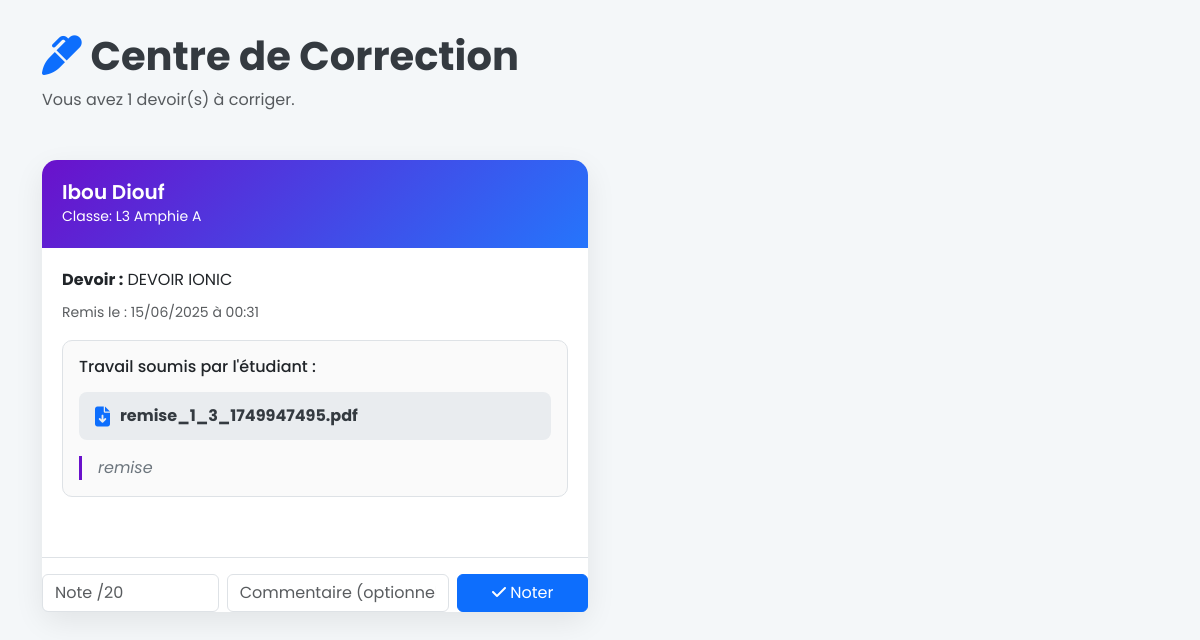
The page /enseignant/devoirs/remises.php (signed in) on the database its author committed.
### tables this page shows
CREATE TABLE IF NOT EXISTS `remises_devoirs` (
  `id` int NOT NULL AUTO_INCREMENT,
  `devoir_id` int NOT NULL,
  `etudiant_id` int NOT NULL,
  `date_remise` datetime DEFAULT CURRENT_TIMESTAMP,
  `fichier_remis_path` varchar(255) DEFAULT NULL,
  `reponse_texte` text,
  `note` decimal(4,2) DEFAULT NULL,
  `commentaire_enseignant` text,
  PRIMARY KEY (`id`),
  UNIQUE KEY `devoir_id` (`devoir_id`,`etudiant_id`),
  KEY `etudiant_id` (`etudiant_id`)
);

CREATE TABLE IF NOT EXISTS `utilisateurs` (
  `id` int NOT NULL AUTO_INCREMENT,
  `nom` varchar(50) NOT NULL,
  `prenom` varchar(50) DEFAULT NULL,
  `email` varchar(100) NOT NULL,
  `password` varchar(255) NOT NULL,
  `role` enum('admin','enseignant','etudiant') NOT NULL,
  `telephone` varchar(20) DEFAULT NULL,
  `adresse` text,
  `sexe` enum('M','F') DEFAULT NULL,
  `date_naissance` date DEFAULT NULL,
  `photo_profil` varchar(255) DEFAULT NULL,
  `specialite` varchar(100) DEFAULT NULL,
  `grade` varchar(50) DEFAULT NULL,
  `contrat` enum('titulaire','contractuel','vacataire') DEFAULT NULL,
  `groupe_sanguin` varchar(3) DEFAULT NULL,
  `statut` tinyint(1) DEFAULT '1',
  `created_at` datetime DEFAULT CURRENT_TIMESTAMP,
  `updated_at` datetime DEFAULT NULL ON UPDATE CURRENT_TIMESTAMP,
  PRIMARY KEY (`id`),
  UNIQUE KEY `email` (`email`)
);

CREATE TABLE IF NOT EXISTS `classes` (
  `id` int NOT NULL AUTO_INCREMENT,
  `nom` varchar(50) DEFAULT NULL,
  `niveau` varchar(50) DEFAULT NULL,
  `cycle_id` int DEFAULT NULL,
  `annee_id` int DEFAULT NULL,
  `responsable_id` int DEFAULT NULL,
  `capacite_max` int DEFAULT '30',
  PRIMARY KEY (`id`),
  KEY `cycle_id` (`cycle_id`),
  KEY `annee_id` (`annee_id`),
  KEY `responsable_id` (`responsable_id`)
);

CREATE TABLE IF NOT EXISTS `devoirs` (
  `id` int NOT NULL AUTO_INCREMENT,
  `titre` varchar(255) DEFAULT NULL,
  `matiere_id` int DEFAULT NULL,
  `classe_id` int DEFAULT NULL,
  `enseignant_id` int DEFAULT NULL,
  `fichier_path` varchar(255) DEFAULT NULL,
  `type` enum('ecrit','oral','projet') DEFAULT 'ecrit',
  `date_limite` datetime DEFAULT NULL,
  `annee_id` int DEFAULT NULL,
  `rendu` tinyint(1) DEFAULT '0',
  PRIMARY KEY (`id`),
  KEY `matiere_id` (`matiere_id`),
  KEY `classe_id` (`classe_id`),
  KEY `enseignant_id` (`enseignant_id`),
  KEY `annee_id` (`annee_id`)
);

### enseignant/devoirs/remises.php (the view, shortened to what this page needs)
<?php
require_once '../../config/db.php';
$enseignant_id = $_SESSION['user_id'];
try {
    $stmt = $pdo->prepare("
        SELECT
            r.id AS remise_id, r.date_remise, r.fichier_remis_path, r.reponse_texte,
            d.titre AS devoir_titre,
            u.nom AS etudiant_nom, u.prenom AS etudiant_prenom,
            c.nom AS classe_nom, c.niveau AS classe_niveau
        FROM remises_devoirs r
        JOIN devoirs d ON r.devoir_id = d.id
        JOIN utilisateurs u ON r.etudiant_id = u.id
        JOIN classes c ON d.classe_id = c.id
        WHERE d.enseignant_id = :enseignant_id AND r.note IS NULL
        ORDER BY r.date_remise ASC
    ");
    $stmt->execute([':enseignant_id' => $enseignant_id]);
    $remises_a_corriger = $stmt->fetchAll(PDO::FETCH_ASSOC);
} catch (PDOException $e) {
    die("Erreur de base de données : " . $e->getMessage());
}
?>
<!DOCTYPE html>
<html lang="fr">
<head>
    <link href="https://cdn.jsdelivr.net/npm/bootstrap@5.3.3/dist/css/bootstrap.min.css" rel="stylesheet">
    <link rel="stylesheet" href="https://cdnjs.cloudflare.com/ajax/libs/font-awesome/6.5.2/css/all.min.css">
</head>
<body>
    <main class="container">
        <header class="main-header">
            <h1><i class="fas fa-marker text-primary"></i> Centre de Correction</h1>
            <p class="text-muted">Vous avez <?= count($remises_a_corriger) ?> devoir(s) à corriger.</p>
        </header>
        <?php if (empty($remises_a_corriger)): ?>
            <div class="empty-state">
                <div class="icon"><i class="fas fa-check-double"></i></div>
                <h3 class="fw-bold">Félicitations !</h3>
                <p class="text-muted">Vous êtes à jour. Il n'y a aucune nouvelle remise à corriger pour le moment.</p>
            </div>
        <?php else: ?>
            <div class="row">
                <?php foreach ($remises_a_corriger as $remise): ?>
                <div class="col-lg-6">
                    <div class="remise-card">
                        <div class="remise-header">
                            <h5><?= htmlspecialchars($remise['etudiant_prenom'] . ' ' . $remise['etudiant_nom']) ?></h5>
                            <small>Classe: <?= htmlspecialchars($remise['classe_niveau'] . ' ' . $remise['classe_nom']) ?></small>
                        </div>
                        <div class="remise-body">
                            <p class="mb-2"><strong>Devoir :</strong> <?= htmlspecialchars($remise['devoir_titre']) ?></p>
                            <p class="text-muted mb-3"><small>Remis le : <?= (new DateTime($remise['date_remise']))->format('d/m/Y à H:i') ?></small></p>
                            <div class="travail-remis">
                                <h6 class="mb-3">Travail soumis par l'étudiant :</h6>
                                <?php if (!empty($remise['fichier_remis_path'])): ?>
                                    <a href="../../<?= htmlspecialchars($remise['fichier_remis_path']) ?>" class="fichier-link" download>
                                        <i class="fas fa-file-download fa-lg text-primary"></i>
                                        <span class="fw-bold text-truncate"><?= htmlspecialchars(basename($remise['fichier_remis_path'])) ?></span>
                                    </a>
                                <?php endif; ?>
                                <?php if (!empty($remise['reponse_texte'])): ?>
                                    <div class="reponse-texte-display">
                                        <p class="mb-0"><?= nl2br(htmlspecialchars($remise['reponse_texte'])) ?></p>
                                    </div>
                                <?php endif; ?>
                            </div>
                        </div>
                        <div class="card-footer bg-transparent form-notation">
                            <form method="post" action="corrections.php" class="row g-2 align-items-center">
                                <div class="col-4">
                                    <input type="number" step="0.25" min="0" max="20" class="form-control" name="note" placeholder="Note /20" required>
                                </div>
                                <div class="col-5">
                                    <input type="text" class="form-control" name="commentaire_enseignant" placeholder="Commentaire (optionnel)">
                                </div>
                                <div class="col-3 d-grid">
                                    <button type="submit" class="btn btn-primary"><i class="fas fa-check"></i> Noter</button>
                                </div>
                            </form>
                        </div>
                    </div>
                </div>
                <?php endforeach; ?>
            </div>
        <?php endif; ?>
    </main>
</body>
</html>

### enseignant/devoirs/remises.php (style rules this page uses)
:root { --primary: #6a11cb; --secondary: #2575fc; --light-bg: #f4f7f9; --white: #fff; --dark: #343a40; --border-color: #dee2e6; --success: #198754; --info: #0dcaf0; }
body { font-family: 'Poppins', sans-serif; background-color: var(--light-bg); }
.main-header { padding: 2rem 0; }
.main-header h1 { font-weight: 700; color: var(--dark); }
.remise-card { background: var(--white); border: 0; border-radius: 15px; box-shadow: 0 10px 30px rgba(0,0,0,0.08); margin-bottom: 1.5rem; animation: fadeIn 0.5s ease-out forwards; display: flex; flex-direction: column; height: 100%; }
.remise-header { padding: 1.25rem; background: linear-gradient(135deg, var(--primary), var(--secondary)); color: var(--white); border-radius: 15px 15px 0 0; }
.remise-header h5 { margin: 0; font-weight: 600; }
.remise-body { padding: 1.25rem; flex-grow: 1; }
.travail-remis { background: #fafafa; border: 1px solid var(--border-color); padding: 1rem; border-radius: 10px; margin-bottom: 1rem; }
.fichier-link { display: flex; align-items: center; gap: 10px; padding: 0.75rem 1rem; background-color: #e9ecef; border-radius: 8px; text-decoration: none; color: var(--dark); transition: all 0.3s; }
.reponse-texte-display { font-style: italic; color: #6c757d; border-left: 3px solid var(--primary); padding-left: 1rem; margin-top: 1rem; }
.form-notation { border-top: 1px solid var(--border-color); padding-top: 1rem; }

### rows shown on the page
remises_devoirs: utilisateurs.prenom+nom "Ibou Diouf", classes.niveau+nom "L3 Amphie A", devoir.titre "DEVOIR IONIC", date_remise "15/06/2025 à 00:31", fichier_remis_path "remise_1_3_1749947495.pdf", reponse_texte "remise"

### other values the page prints
count($remises_a_corriger) "1"
